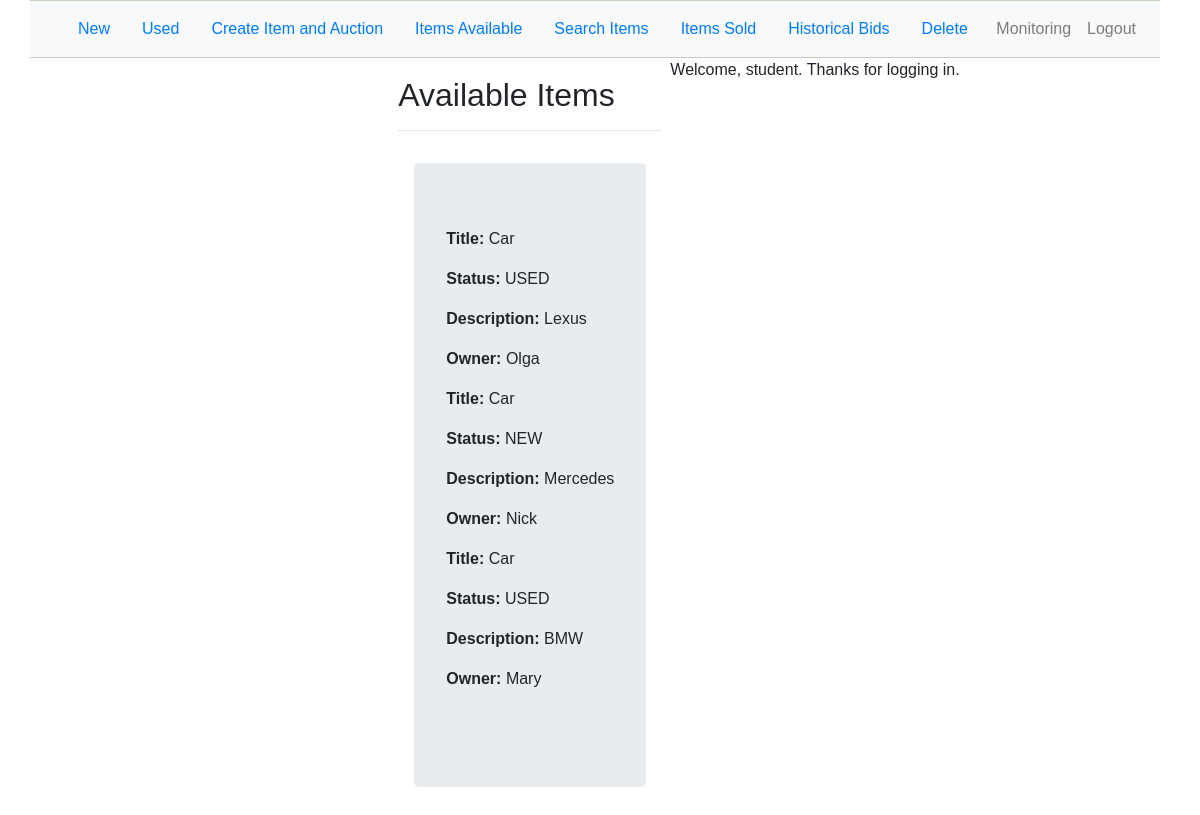
The app's page /auction/searchitems/ (signed in), older data.
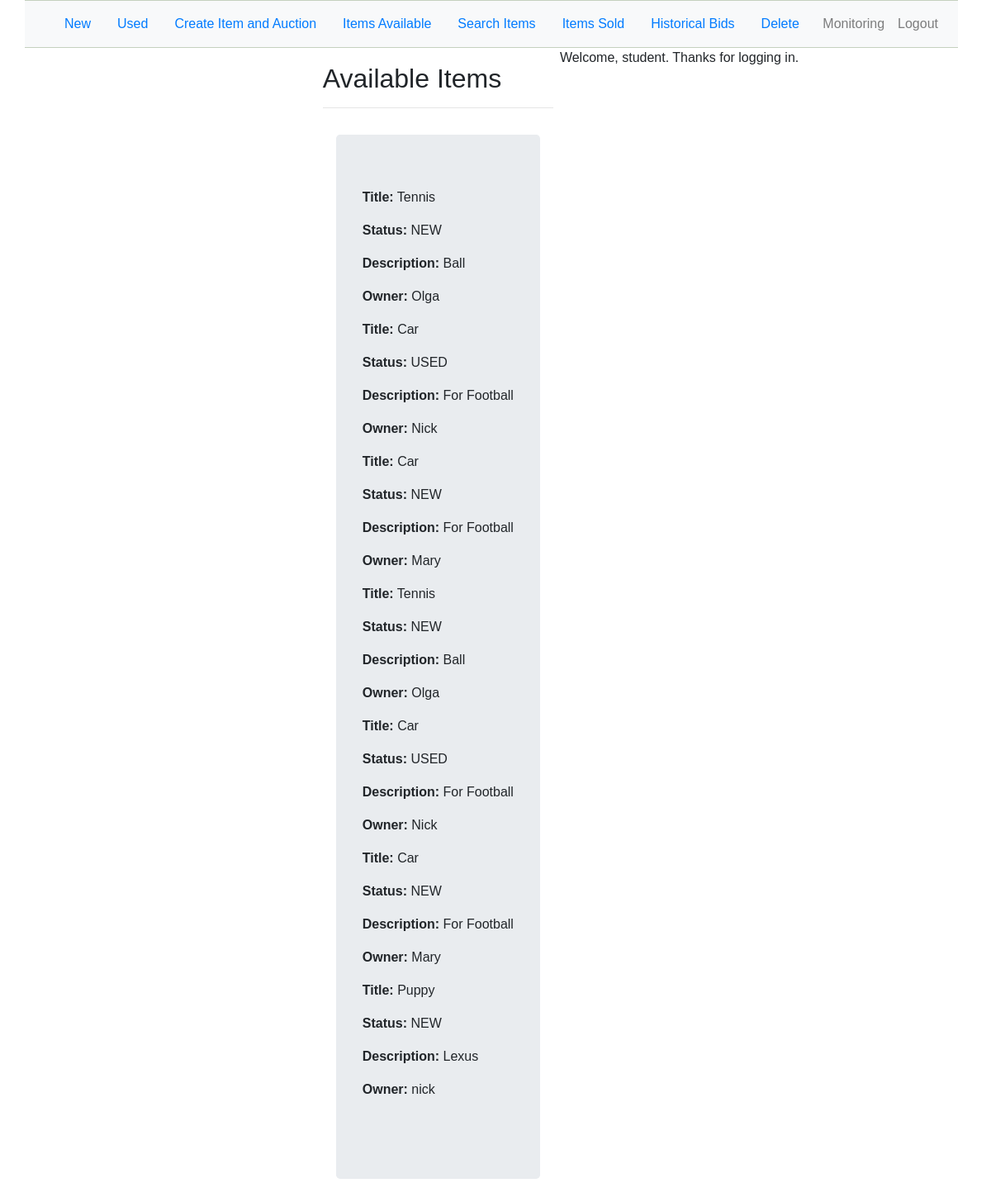
The same page, newer data.
### auction/models.py (models this page shows)
class Items(models.Model):
    STATUS_CHOICES = (
    	('NEW', 'New'),
    	('USED', 'Used'),
    )
    item_title = models.CharField(max_length=60)
    time_stamp = models.DateTimeField(auto_now_add=True, blank=True)
    status = models.CharField(
        max_length = 20,
        choices = STATUS_CHOICES,
        )
    item_description = models.CharField(max_length=60)
    auction_expiration_time = models.DateTimeField(default=datetime.now)
    item_owner = models.CharField(max_length=60)

### auction/views.py (the view)
# urls.py: path('auction/searchitems/', views.searchitems, name='searchitems_view'),
def searchitems(request):
    try:
        if request.session['username']:
                user = User.objects.get(username=request.session['username'])
        items = Items.objects.all()
        context = {
                'items': items,
                'user': user
            }
        return render(request, 'searchitems.html',context)
    except KeyError:
        return render(request, 'index.html')
    return render(request, 'index.html')

### auction/templates/searchitems.html (shortened to what this page needs)
<!DOCTYPE html>
<html>
<head>
</head>
<body>
{% extends 'index.html' %}
{% block body %}
<div id="reg">
	<div>
		<h2>Available Items</h2>
		<hr>
	</div>
	<div id="bidding-flexbox" class="d-flex flex-row">
		<div class="p-3">
			<div id="bidding" class="jumbotron">
				<div id="bidding_table">
					<table  class="table table-borderless">
						<tbody>
							<tr>
							{% for item in items%}
							<p><b>Title:</b> {{item.item_title}}</p>
							<p><b>Status:</b> {{item.status}} </p>
							<p><b>Description: </b>{{item.item_description}} </p>
							<p><b>Owner:</b> {{item.item_owner}} </p>
							{% endfor %}
							</tr>
						</tbody>
					</table>
				</div>
			</div>
		</div>
	</div>
{% endblock %}

### auction/templates/index.html (shortened to what this page needs)
<!DOCTYPE html>
<html>
<head>
    <link rel="stylesheet" href="https://maxcdn.bootstrapcdn.com/bootstrap/4.0.0-beta.2/css/bootstrap.min.css">
	<link rel="stylesheet" type="text/css" href="/static/css/login.css">
    <link rel="stylesheet" type="text/css" href="/static/css/index.css">
</head>
<body>
    <nav class="navbar navbar-expand-lg navbar-light bg-light">
        <ul class="nav nav-pills">
            <li class="nav-item">
                <a class="nav-link" href="/auction/category/new/">New</a>
            </li>
            <li class="nav-item">
                <a class="nav-link" href="/auction/category/used/">Used</a>
            </li>
			<li class="nav-item">
                <a class="nav-link" href="/auction/items/">Create Item and Auction</a>
            </li>
			<li class="nav-item">
                <a class="nav-link" href="/auction/availableitems/">Items Available</a>
            </li>
			<li class="nav-item">
                <a class="nav-link" href="/auction/searchitems/">Search Items</a>
            </li>
			<li class="nav-item">
                <a class="nav-link" href="/auction/itemssold/">Items Sold</a>
            </li>
			<li class="nav-item">
                <a class="nav-link" href="/auction/historicalbids/">Historical Bids</a>
            </li>
			<li class="nav-item">
                <a class="nav-link" href="/auction/delete/">Delete</a>
            </li>
		</ul>
        <ul id="right_navbar" class="navbar-nav ml-auto">
            {% if request.session.username %}
                   {% include "home.html" %}
            {% endif %}
        </ul>
    </nav>
    <div class="d-flex justify-content-center">
        <div class="p-2">
            <div id="placeholder">
                {% block body %}{% endblock %}
            </div>
        </div>
    </div>
	{% if user.is_authenticated %}
		<p>Welcome, {{ user.get_username }}. Thanks for logging in.</p>
	{% else %}
		<p>Welcome, new user. Please log in.</p>
	{% endif %}
</body>
</html>

### auction/templates/home.html (shortened to what this page needs)
<!DOCTYPE html>
<html>
<head>
</head>
<body>
    <li class="nav-item">
        <a class="nav-link" href="/auction/monitoring/">Monitoring</a>
    </li>
    <li class="nav-item">
        <a class="nav-link" href="/auction/logout/">Logout</a>
    </li>
</body>
</html>

### auction/static/css/login.css (style rules this page uses)
body { font-family: 'Arial, Helvetica', sans-serif; }

### auction/static/css/index.css (style rules this page uses)
.navbar { margin-left: 30px; margin-right: 40px; border-top: 1px solid #C4D0BE; border-bottom: 1px solid #C4D0BE; }
#placeholder { margin-left: 150px; }

### auction/templates/searchitems.html (style rules this page uses)
#reg { margin-top: 10px; }

Row changes from the older to the newer data that the page shows:
removed Items: item_title "Car", status "USED", item_description "Lexus", item_owner "Olga"
removed Items: item_title "Car", status "NEW", item_description "Mercedes", item_owner "Nick"
removed Items: item_title "Car", status "USED", item_description "BMW", item_owner "Mary"
added Items: item_title "Tennis", status "NEW", item_description "Ball", item_owner "Olga"
added Items: item_title "Car", status "USED", item_description "For Football", item_owner "Nick"
added Items: item_title "Car", status "NEW", item_description "For Football", item_owner "Mary"
added Items: item_title "Tennis", status "NEW", item_description "Ball", item_owner "Olga"
added Items: item_title "Car", status "USED", item_description "For Football", item_owner "Nick"
added Items: item_title "Car", status "NEW", item_description "For Football", item_owner "Mary"
added Items: item_title "Puppy", status "NEW", item_description "Lexus", item_owner "nick"
